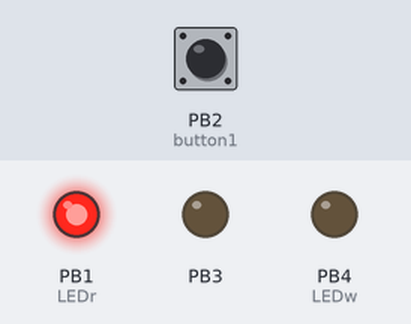
A sketch run on a simulated ATtiny85, built with avr-gcc and run on an emulated ATtiny85. On the bench: output pins drawn as LEDs (lit = HIGH). The inputs (shaded band) are chosen by the test bench; at power-on: PB2 (button1) HIGH. Sleep ends after the set time or at an interrupt.

Above: at 2.2 s.
2.3 s: PB2 (button1) pulled LOW for 0.15 s
At 3.2 s:
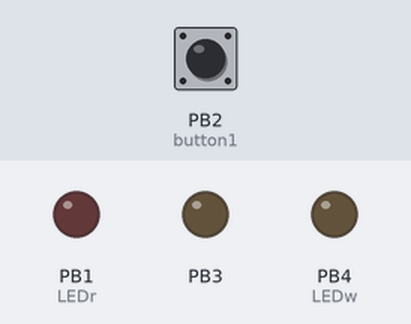
4.0 s: PB2 (button1) pulled LOW for 1 s
At 4.3 s:
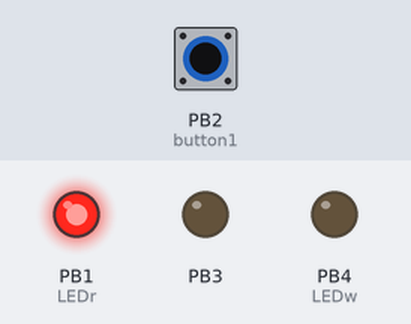
6.5 s: PB2 (button1) pulled LOW for 3.2 s
At 8.6 s:
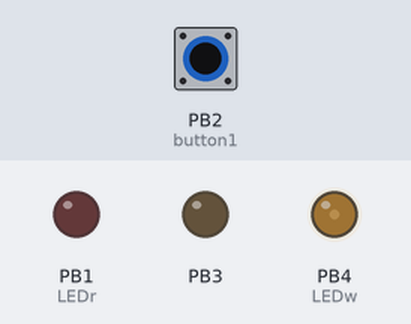
11.2 s: PB2 (button1) pulled LOW for 1 s
At 13.4 s:
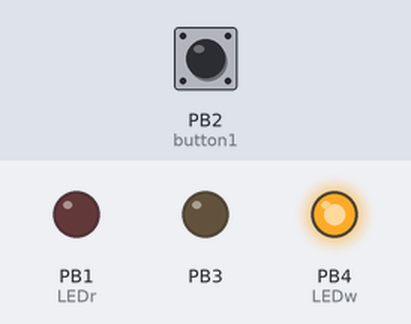
Timing chart, 0 to 14.7 s (numbered marks = the images above; inputs shaded):
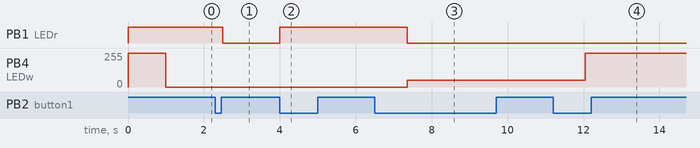

Measured:
- after the input at 2.3 s, PB1 (LEDr): HIGH → LOW after 0.20 s
- after the input at 4.0 s, PB1 (LEDr): LOW → HIGH at once
- after the input at 6.5 s, PB1 (LEDr): HIGH → LOW after 0.85 s; PB4 (LEDw): 0/255 → 50/255 after 0.85 s
- after the input at 11.2 s, PB4 (LEDw): 50/255 → 255/255 after 0.85 s

The sketch:

test_code.ino
```cpp
#include "OneButton.h"				//Button Library
#include <avr/sleep.h>              // Sleep Modes
#include <avr/power.h>              // Power management
#include <avr/wdt.h>              	// Watchdog Timer
//#include <util/delay.h>

#define mid 4000                	// Battery Level Mid
#define low 3200                	// Battery Level low, flash and start dimming the Led
#define crit 2600               	// Battery Level critical, shut down


const byte LEDr = 1;              	// pin 1
const byte LEDw = 4;              	// pin 4
const byte ModeNr = 3;				// number of modis; change the number cases in the switch statement
volatile bool WDR_flag = false;		// flag inside the ISR(WDT_vec)
bool PWR_flag = false;				// flag gets set when voltage drops bellow

OneButton button1(2, true);
int count = 1;
int flag = 0;
long Vcc;
int PWMr = 255;
int PWMw_l = 50;
int PWMw_h = 255;

ISR(PCINT0_vect)
{
}

ISR(WDT_vect){
  WDR_flag=true;
}

void setup()
{
    pinMode(3, OUTPUT);
    pinMode(LEDr, OUTPUT);            // turn the LED on (HIGH is the voltage level)
    pinMode(LEDw, OUTPUT);
    digitalWrite(LEDr, HIGH);           // turn the LED on (HIGH is the voltage level)
    digitalWrite(LEDw, HIGH);
    delay(1000);
    button1.attachClick(sleep);
    button1.attachLongPressStart(changeMode);
    WDT_on();
}

void loop()
{
  uint8_t i = 0;
    button1.tick();               					// keep watching the push buttons:
  if(WDR_flag == true){           					// do every 8s
    WDR_flag = false;           					//reset WDT Flag
    ADC_on();
    Vcc = readVcc();            					//read Battery voltage
    if(Vcc < low && count == 3){
      if(PWMw_h <= PWMw_l){       					//change Mode to low when PWM output is smaler then low PWM
        count = 2;
      }else{
    i = 0;
        while (i++<3 && PWR_flag == false) {         //flash 3 times the red LED befor dimm the white LED
          analogWrite(LEDr, PWMr);
          _delay_ms(500);
          digitalWrite(LEDr, LOW);
          _delay_ms(250);
      PWR_flag = true;
        }
      PWMw_h = PWMw_h - 10;        					//halve the PWM output of the white LED
      }
	  if(Vcc <= crit){
        batsave();
      }
    }
    if(Vcc < low && count == 1){
      i = 0;
      while (i++<3) {
        digitalWrite(LEDr, LOW);
        _delay_ms(250);
        analogWrite(LEDr, PWMr);
        _delay_ms(500);
        }
      PWMr = PWMr - 10;
      if(Vcc <= crit){
        batsave();
      }
    }
    ADC_off();                //save power
  }
  switch (count) {
    case 1:                 //Mode red LED
    analogWrite(LEDr, PWMr);
    digitalWrite(LEDw, LOW);
    break;
  case 2:                   //low Mode white LED
    digitalWrite(LEDr, LOW);
    analogWrite(LEDw, PWMw_l);
    break;
  case 3:                   //high Mode white LED
    digitalWrite(LEDr, LOW);
    analogWrite(LEDw, PWMw_h);
    break;
  }
}


void sleep(){                  // This function will be called when the button1 was pressed 1 time

    digitalWrite(LEDr, LOW);
    digitalWrite(LEDw, LOW);
    //prepare sleep
    WDT_off();
    GIFR |= bit(PCIF);              // clear any outstanding interrupts
    GIMSK |= _BV(PCIE);             // Enable Pin Change Interrupts
    PCMSK |= _BV(PCINT2);             // Use PB2 as interrupt pin
    ADC_off();
    set_sleep_mode(SLEEP_MODE_PWR_DOWN);    // replaces above statement

    sleep_enable();               // Sets the Sleep Enable bit in the MCUCR Register (SE BIT)
    sei();                    // Enable interrupts
    sleep_cpu();                // sleep

    cli();                    // Disable interrupts
    PCMSK &= ~_BV(PCINT2);            // Turn off PB2 as interrupt pin
    sleep_disable();              // Clear SE bit
    WDT_on();
    flag = 1;                 //set flag, uc was in sleepmode before
}

void changeMode(){               // This function will be called once, during pressed for a long time.

    if (flag == 1) {
        flag = 0;
    }
    else {
        if (count < ModeNr) {
            count++;
        }
        else {
            count = 1;
        }
    }
}

void batsave(){
	PWMw_l = 10;
    PWMr = 10;
    WDT_off();
}

void WDT_on(){
  cli();                    // Disable interrupts
  wdt_reset();                // Reset the WDT
  WDTCR = (1 << WDIE) | (1 << WDP3) | (1<<WDP0);      // Watchdog cycle = 8 s
  sei();                    // Enable interrupts
}

void WDT_off(){
  cli();                    // Disable interrupts
  wdt_reset();                // Reset the WDT
  wdt_disable();
  sei();                    // Enable interrupts
}

void ADC_on(){
  ADCSRA = (1 << ADEN );            // ADC power on
}

void ADC_off(){
  ADCSRA &= ~(1<<7);              //ADC off
}

long readVcc(){
  // Read 1.1V reference against AVcc
  // set the reference to Vcc and the measurement to the internal 1.1V reference

  ADMUX = _BV(MUX3) | _BV(MUX2);
  delay(2);                  // Wait for Vref to settle
  ADCSRA |= _BV(ADSC);              // Start conversion
  while (bit_is_set(ADCSRA,ADSC));        // measuring

  uint8_t low_adc  = ADCL;              // must read ADCL first - it then locks ADCH
  uint8_t high_adc = ADCH;              // unlocks both

  long result = (high_adc<<8) | low_adc;

  result = 1126400L / result;           // Calculate Vcc (in mV); 1126400 = 1.1*1024*1000
  int x = 0;
  return result;                // Vcc in millivolts
}
```
